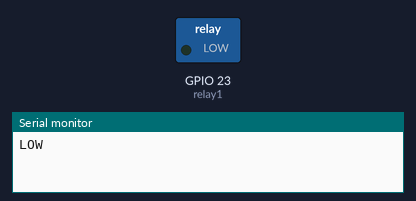
A sketch run on a simulated ESP32. Shown: switched loads named in the sketch (green lamp = pin HIGH), the last lines printed to the serial monitor.

Above: at 2.5 s.
At 7.5 s:
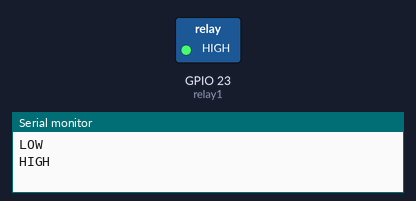
Timing chart, 0 to 13.0 s (numbered marks = the images above):
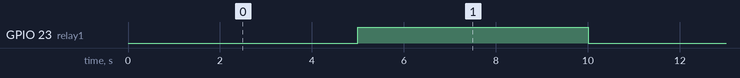

Measured:
- by itself, GPIO 23 (relay1): alternates HIGH for 5.0 s and LOW for 5.0 s

The sketch:

relays.ino
```cpp
// (licence header left out)
const int relay1 = 23;
void setup() {
  Serial.begin(115200);
  pinMode(relay1, OUTPUT);

}

void loop() {
  // Normally Open configuration, send LOW signal to let current flow
  // (if you're usong Normally Closed configuration send HIGH signal)
  digitalWrite(relay1, LOW);
  Serial.println("LOW");
  delay(5000);

  // Normally Open configuration, send HIGH signal stop current flow
  // (if you're usong Normally Closed configuration send LOW signal)
  digitalWrite(relay1, HIGH);
  Serial.println("HIGH");
  delay(5000);


}
```
